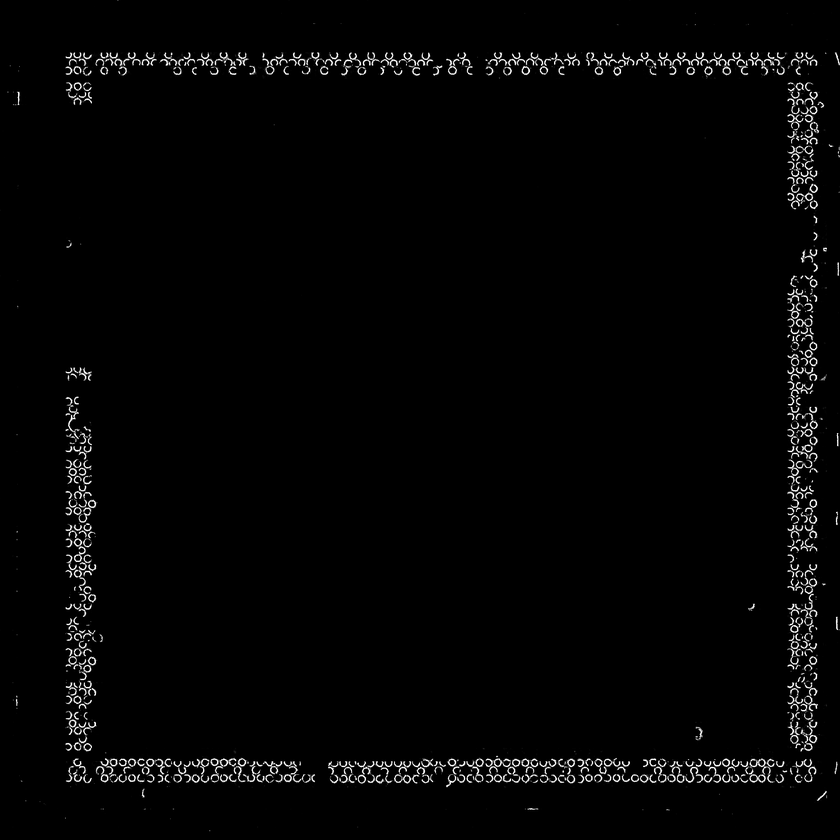
#> input picture pix2pix/test/all_auto_width2_attention_only_pixel_finetune/test.png, 840 x 840 px, shrunk from 2048 x 2048 before the run, given in place of tissue_hires_image.png, which was not available
$ python hough_transform_gpu.py
#> lines starting #> are read from the running program, lines starting #| are printed output that depends on the picture; after the words box and inside, x2 and y2 are one past the last pixel; in counts of white or black regions, pixels touching at a corner belong together; pictures that were not available may be replaced by others from this repository, and a replacement may not be noted
#> further down, image is the input picture: shape (840, 840, 3) float32; min 0, max 1, mean 0.0193
from __future__ import division
import cv2
import numpy as np
import time
from numba import jit
from matplotlib import pyplot as plt
# import utils.icp as icp
from PIL import Image, ImageFilter
from scipy import stats
from PIL import Image
import seaborn as sns


@jit
def fill_acc_array_with_weight(acc_array,edges,height,width,radius_range, weight):
    for i in range(0, len(edges[0])):
        x0 = edges[0][i]
        y0 = edges[1][i]
        w0 = weight[x0,y0]
        for i in range(len(radius_range)):
            x = radius_range[i]
            y = 0
            while (y < x):
                if (x + x0 < height and y + y0 < width):
                    acc_array[x + x0, y + y0, i] += w0;  # Octant 1
                if (y + x0 < height and x + y0 < width):
                    acc_array[y + x0, x + y0, i] += w0;  # Octant 2
                if (-x + x0 < height and y + y0 < width):
                    acc_array[-x + x0, y + y0, i] += w0;  # Octant 4
                if (-y + x0 < height and x + y0 < width):
                    acc_array[-y + x0, x + y0, i] += w0;  # Octant 3
                if (-x + x0 < height and -y + y0 < width):
                    acc_array[-x + x0, -y + y0, i] += w0;  # Octant 5
                if (-y + x0 < height and -x + y0 < width):
                    acc_array[-y + x0, -x + y0, i] += w0;  # Octant 6
                if (x + x0 < height and -y + y0 < width):
                    acc_array[x + x0, -y + y0, i] += w0;  # Octant 8
                if (y + x0 < height and -x + y0 < width):
                    acc_array[y + x0, -x + y0, i] += w0;  # Octant 7
                if np.power(x,2) + np.power(y+1,2) > np.power(radius_range[i],2):
                    x = x-1
                y = y+1

# [21 lines left out: function get_circle_pixels, not called in this run]

# @jit
def maxpooling_in_position(image,position,kernel_size):
    height, width = image.shape
    for i in range(position[0].shape[0]):
        x = position[0][i]
        y = position[1][i]
        lower_bound_x = x-kernel_size if x>kernel_size else 0
        lower_bound_y = y-kernel_size if y>kernel_size else 0

        bound_x = x+kernel_size if x<height-kernel_size else height
        bound_y = y+kernel_size if y<width-kernel_size else width

        temp = image[lower_bound_x:bound_x,lower_bound_y:bound_y]

        circle_temp = np.where(temp == temp.max())
        if len(circle_temp[0]) > 1:
            circle_center = (np.array([circle_temp[0][0]]), np.array([circle_temp[1][0]]))
        else:
            circle_center = circle_temp

        temp2 = np.zeros(temp.shape)
        temp2[circle_center] = temp.max()
        image[lower_bound_x:bound_x, lower_bound_y:bound_y] = temp2

def normalize_array(input):
    min_value = input.min()
#> min_value = 0
    max_value = input.max()
#> max_value = 1
    return (input-min_value)/(max_value-min_value)


# Using OpenCV Canny Edge detector to detect edges
def getBluredImg(original_image):
    blur_image = cv2.GaussianBlur(original_image, (3, 3), 0)
    blur_image = 255 * blur_image
    blur_image = np.uint8(blur_image)
    return blur_image

def getEdgedImg(blur_image,style):
#> called with style = 'canny'
    if style == "canny":
        # tiff: (250, 380), hires:(180,50)
        edged_image = cv2.Canny(blur_image, 180, 50)
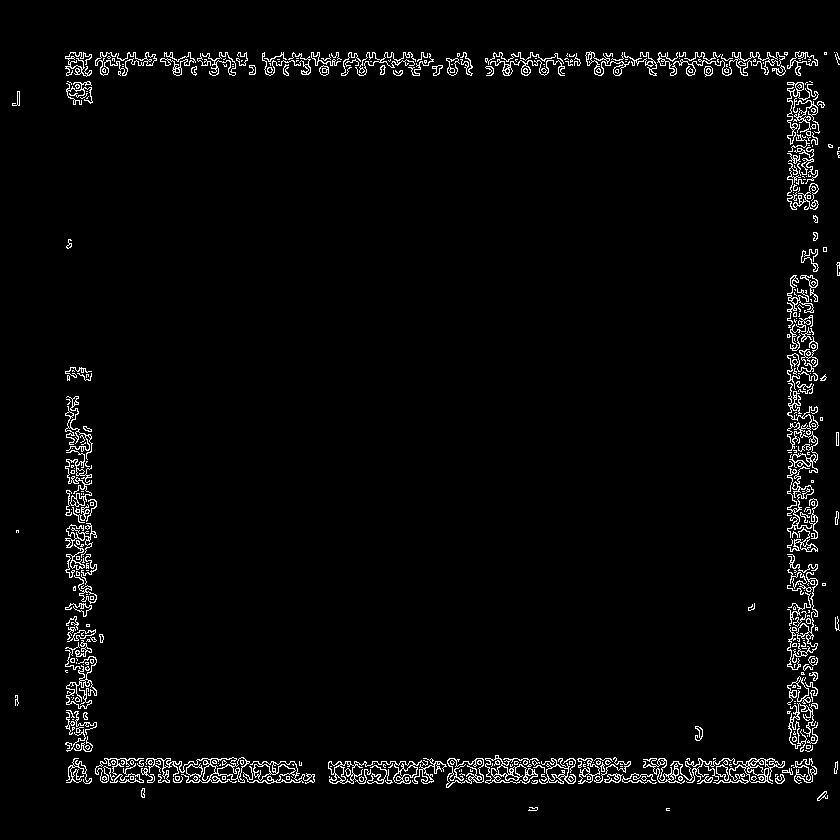
#> edged_image: shape (840, 840); 2.9% white in thin lines or dots, all inside (x1, y1, x2, y2) = (12, 51, 840, 811)
    else:
        assert(style == "Image")
        blur_image = Image.fromarray(blur_image.astype(np.uint8))
        blur_image = blur_image.convert("L")
        edged_image= blur_image.filter(ImageFilter.FIND_EDGES)
    return np.asarray(edged_image)

def run_circle_threhold(original_image,radius,circle_threshold,step=2):
    # Gaussian Blurring of Gray Image
    original_image = normalize_array(original_image)
    blur_image=getBluredImg(original_image)
    edged_image = getEdgedImg(blur_image,"canny")


    edges = np.where(edged_image == 255)
#> edges = 20664 positions, rows 51 to 810, columns 12 to 839
    height, width = edged_image.shape
    radius_range = np.arange(radius-step,radius+step)

    edged_image = normalize_array(edged_image)
    acc_array = np.zeros((height, width, len(radius_range)))
    fill_acc_array_with_weight(acc_array, edges, height, width, radius_range,edged_image)
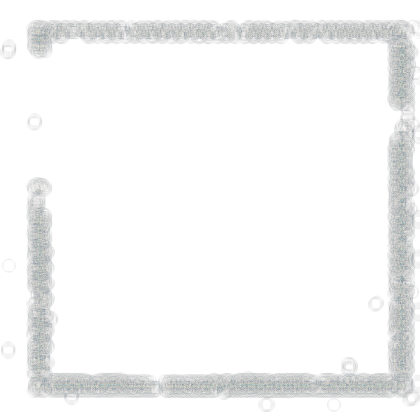
#> acc_array: shape (840, 840, 4) float64 (shown at 1/2 size); mean of channels 0, 1, 2, 3 1.6, 1.9, 1.9, 2.1; transparent parts drawn white

    candidate_centers = acc_array.max(axis=2)
    candidate_radius= acc_array.argmax(axis=2)
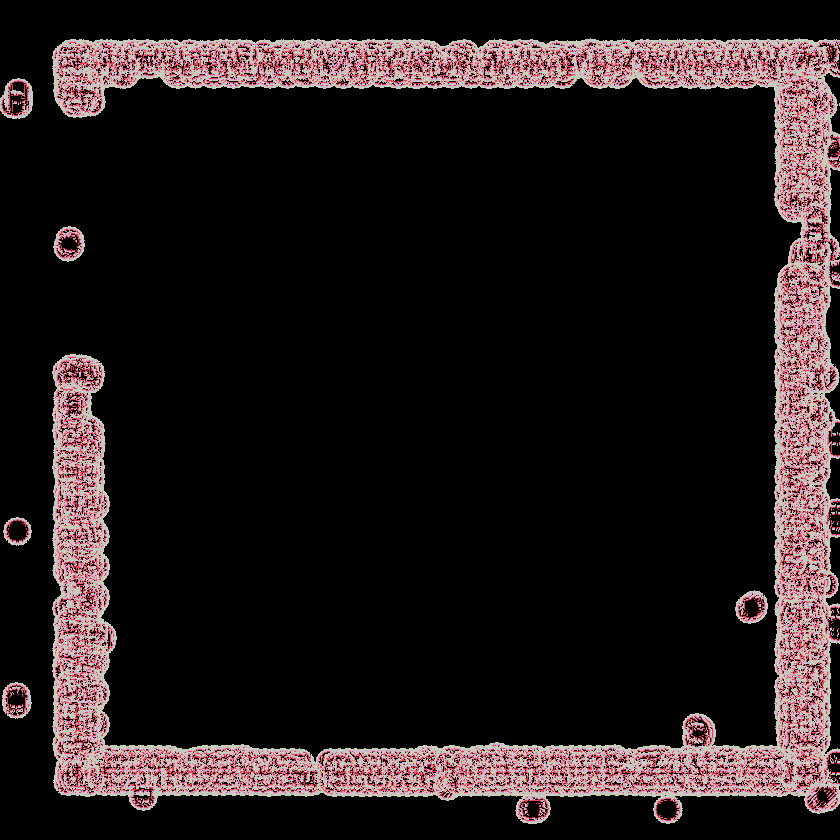
#> candidate_radius: shape (840, 840) int64; 4 distinct labels, from 0 to 3; one colour per label, 0 black


    circle_center = np.where(candidate_centers>circle_threshold)
#> circle_center = 708 positions, rows 64 to 776, columns 74 to 808

    # remove near centers with maxpooling
    maxpooling_in_position(candidate_centers,circle_center,fiducial_radius)
#> the loop in maxpooling_in_position, `for i in range(position[0].shape[0]):` made 708 passes
#> (x, y, lower_bound_x, lower_bound_y, bound_x, bound_y, circle_temp, circle_center) on pass 1: (64, 77, 49, 62, 79, 92, ([23, 29], [16, 17]), ([23], [16]))
#> pass 1, in maxpooling_in_position, `temp = image[lower_bound_x:bound_x,lower_bound_y:bound_y]`:
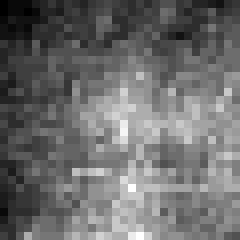
#> temp: shape (30, 30) float64 (shown 8 times larger); min 5, max 33, mean 16.9; drawn with min black and max white
#> after the loop in maxpooling_in_position, `for i in range(position[0].shape[0]):`:
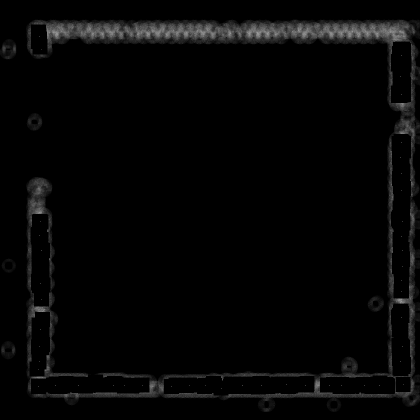
#> image: shape (840, 840) float64 (shown at 1/2 size); min 0, max 43, mean 1; drawn with min black and max white
    circle_center = np.where(candidate_centers > circle_threshold)

    # find corresponding radius for detected circles
    radius_index = candidate_radius[circle_center]
    radius_index = np.asarray(radius_index)
    radius = radius_index.copy()
    for i in range(len(radius_range)):
        radius = np.where(radius_index==i,radius_range[i],radius)
    circle_center = np.array(circle_center).transpose()
    circle_center = np.flip(circle_center,1)
    radius = radius[:,np.newaxis]
    circles = np.concatenate((circle_center,radius),axis=1)

    return circles


# [228 lines left out: functions run_circle_max, find_nearest_points, save_image, get_refined_centers, get_local_tiff, save_mask_to_file, not called in this run]

# ------------------------------------------
#                data loading
# ------------------------------------------
#Read data
# image_tiff = plt.imread('./humanpilot/151507/151507_full_image.tif')
# image = plt.imread('../../data/humanpilot/151507/spatial/tissue_hires_image.png')
# image = plt.imread('/home/huifang/workspace/code/fiducial_remover/pix2pix/test/151507_pix2.png')

# image = plt.imread('../../data/mouse/mouse_hires/posterior_v1.png')
image = plt.imread('/home/huifang/workspace/data/fiducial_eval/eval/spatial28/tissue_hires_image.png')
# outputfile = "./alignment/anterior_v2.png"
# fiducials = plt.imread('./data/fiducials.jpeg')
DEBUG = False
#humanpilot shrink_scale = 0.87
SHRINK=0.87

# ------------------------------------------
#                circle detection
# ------------------------------------------
tiff_radius=55
he_radius = 12
fiducial_radius = 15
circles = run_circle_threhold(image,radius=he_radius,circle_threshold=30)
# circles_f = run_circle_threhold(fiducials,radius=fiducial_radius,circle_threshold=50)
if not DEBUG:
    output = image.copy()
    for i in range(circles.shape[0]):
        cv2.circle(output, (circles[i,0], circles[i,1]), circles[i,2], (0, 255, 0), 2)
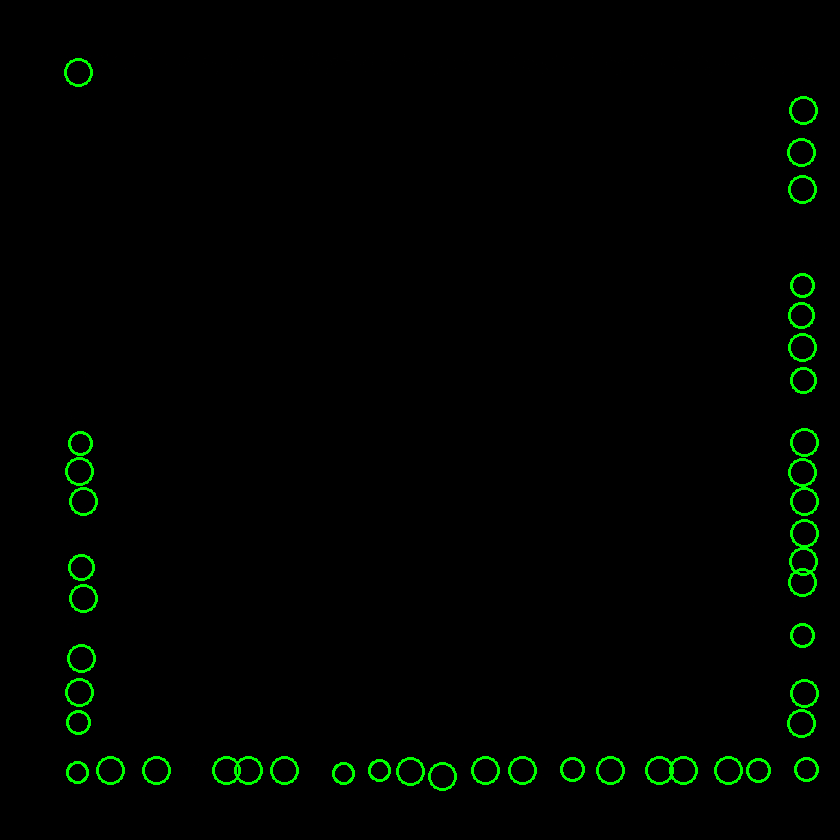
#> output: shape (840, 840, 3) float32; 1.39% of pixels changed, all inside (x1, y1, x2, y2) = (64, 58, 819, 791)
    f, axarr = plt.subplots(2,3)
    plt.setp(axarr, xticks=[], yticks=[])
    axarr[0,0].imshow(image)
    axarr[0,1].imshow(output)
    axarr[0,2].imshow(image)
    axarr[0,2].scatter(circles[:,0],circles[:,1],marker='.',color="red",s=1)

    # output_f = fiducials.copy()
    # for i in range(circles_f.shape[0]):
    #     cv2.circle(output_f, (circles_f[i, 0], circles_f[i, 1]), circles_f[i, 2], (0, 255, 0), 2)
    # axarr[1,0].imshow(fiducials)
    # axarr[1,1].imshow(output_f)
    # axarr[1,2].imshow(fiducials)
    # axarr[1,2].scatter(circles_f[:,0],circles_f[:,1],marker='.',color="red",s=1)
    plt.show()
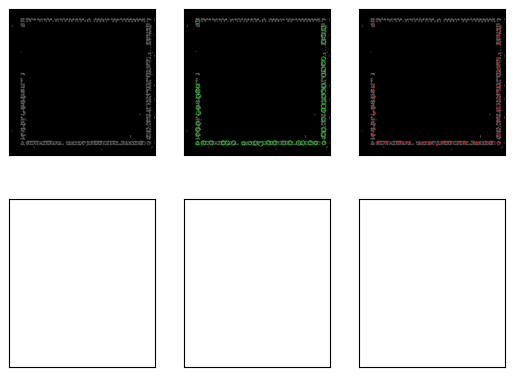
#> figure drawn by matplotlib, 3 panels
# -------------------------------------------------------
#          find alignment to fiducial based on ICP
# -------------------------------------------------------
#
# transposed_fiducial = get_transposed_fiducials(circles,circles_f,shrink_scale =SHRINK,iter=50)
#
# mask = np.ones(image.shape[0:2])
# save_mask_to_file(mask,transposed_fiducial,'151507_mask_template.png')
# print("done")
# test = input()
# indices, distance = find_nearest_points(circles[:,:2],transposed_fiducial[:,:2])
#
#
# if not DEBUG:
#     f2, axarr2 = plt.subplots(1,3)
#     plt.setp(axarr2, xticks=[], yticks=[])
#     axarr2[0].scatter(circles[:, 0], circles[:, 1])
#     axarr2[0].axis('equal')
#     axarr2[1].scatter(circles[:, 0], circles[:, 1])
#     axarr2[1].scatter(transposed_fiducial[:, 0], transposed_fiducial[:, 1])
#     axarr2[1].axis('equal')
#     output_fiducial = image.copy()
#     for i in range(transposed_fiducial.shape[0]):
#         cv2.circle(output_fiducial, (transposed_fiducial[i, 0], transposed_fiducial[i, 1]), fiducial_radius, (0, 255, 0), 2)
#     axarr2[2].imshow(output)
#     plt.show()
#
# # -------------------------------------------------------
# #         find new circle centers based on alignment
# # -------------------------------------------------------
# new_center, aligned_center,refined_center, missed_fiducial = \
#     get_refined_centers(circles,transposed_fiducial,distance,indices,distance_threshold=he_radius)
#
#
#
# if DEBUG:
#     aligned_output = image.copy()
#     aligned_output_refine = image.copy()
#     for i in range(aligned_center.shape[0]):
#         cv2.circle(aligned_output, (aligned_center[i, 0], aligned_center[i, 1]), aligned_center[i, 2], (0, 250, 0),2)
#     for i in range( missed_fiducial.shape[0]):
#         cv2.circle(aligned_output, (missed_fiducial[i, 0],  missed_fiducial[i, 1]),  missed_fiducial[i, 2],(255, 0, 0), 2)
#     for i in range(refined_center.shape[0]):
#         cv2.circle(aligned_output, (refined_center[i, 0], refined_center[i, 1]), refined_center[i, 2], (0, 0, 255), 2)
#     for i in range(new_center.shape[0]):
#         cv2.circle(aligned_output_refine, (new_center[i,0], new_center[i,1]), new_center[i,2], (0,250,0), 2)
#     # f = plt.figure(figsize=(30,30))
#     # plt.imshow(aligned_output_refine)
#     # plt.savefig(output)
#     # print("done")
#     f3, axarr3 = plt.subplots(1,2)
#     plt.setp(axarr3, xticks=[], yticks=[])
#     axarr3[0].imshow(aligned_output)
#     axarr3[1].imshow(aligned_output_refine)
#     plt.show()


# mask = np.ones(image.shape)
# for i in range(new_center.shape[0]):
#     cv2.circle(mask, (new_center[i, 0], new_center[i, 1]), new_center[i, 2], (0, 0, 0), 3)
# # mask = Image.fromarray(mask.astype(np.uint8))
# # mask = mask.convert('RGB')
# # mask.save('151509_mask_full.jpeg')
# # print('done')
#
# circle_pixels = np.where(mask[:,:,0] == 0)
# circle_pixels_x = circle_pixels[0]
# circle_pixels_y = circle_pixels[1]
#
# img_final = image.copy()
# for i in range(5):
#     for x,y in zip(circle_pixels_x,circle_pixels_y):
#         crop_size = he_radius
#         crop_image = image[x-crop_size:x+crop_size,y-crop_size:y+crop_size,:]
#         mean_r = np.mean(crop_image[:,:,0])
#         mean_g = np.mean(crop_image[:, :, 1])
#         mean_b = np.mean(crop_image[:, :, 2])
#         img_final[x,y,:] = [mean_r,mean_g,mean_b]
#
# if DEBUG:
#     f4,axarr4 = plt.subplots(1,2)
#     axarr4[0].imshow(mask)
#     axarr4[1].imshow(img_final)
# plt.show()

$ run again, on pix2pix/test/initial/test.png
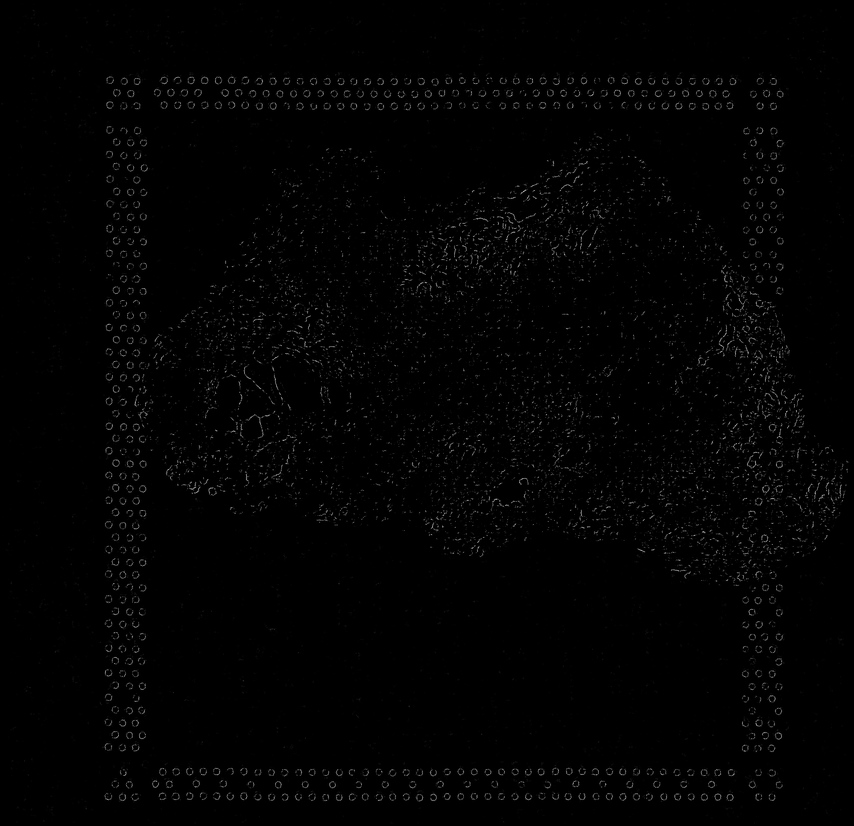
#> input picture pix2pix/test/initial/test.png, 854 x 826 px, shrunk from 2000 x 1936 before the run, given in place of tissue_hires_image.png, which was not available
#> image is the input picture: shape (826, 854, 3) float32; min 0, max 0.675, mean 0.00997
#> min_value = 0
#> max_value = 0.675
#> edged_image: shape (826, 854); 5.4% white in thin lines or dots, all inside (x1, y1, x2, y2) = (104, 72, 849, 802)
#> edges = 38383 positions, rows 72 to 801, columns 104 to 848
#> in run_circle_threhold, `circle_center = np.where(candidate_centers>circle_threshold)`: circle_center = 64 positions, rows 94 to 785, columns 126 to 829
#> the loop in maxpooling_in_position, `for i in range(position[0].shape[0]):` made 64 passes
#> (x, y, lower_bound_x, lower_bound_y, bound_x, bound_y, circle_temp, circle_center) on passes 15, 53, 55: (304, 733, 289, 718, 319, 748, ([15, 17], [15, 25]), ([15], [15])), (398, 776, 383, 761, 413, 791, ([15, 24], [15, 7]), ([15], [15])), (464, 768, 449, 753, 479, 783, ([15, 16], [15, 13]), ([15], [15]))
#> after the loop in maxpooling_in_position, `for i in range(position[0].shape[0]):`:
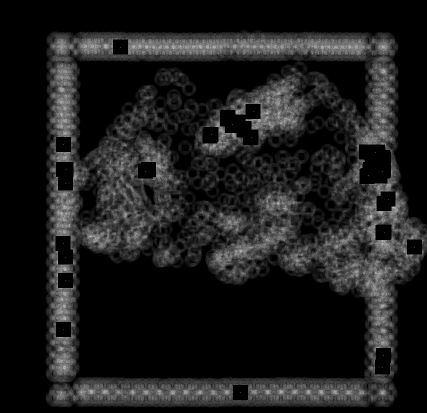
#> image: shape (826, 854) float64 (shown at 1/2 size); min 0, max 37, mean 4.3; drawn with min black and max white
#> in run_circle_threhold, `circle_center = np.where(candidate_centers > circle_threshold)`: circle_center = 22 positions, rows 94 to 785, columns 126 to 829
#> radius_index = 22 values, max 3 at index 0, min 1 at index 12, mean 2.91
#> in run_circle_threhold, `radius = radius_index.copy()`: radius has the same summary as radius_index
#> after the loop in run_circle_threhold, `for i in range(len(radius_range)):`: radius = 22 values, max 13 at index 0, min 11 at index 12, mean 12.91
#> in run_circle_threhold, `circle_center = np.array(circle_center).transpose()`: circle_center = 22 rows, first 8: [94, 241], [223, 506], [248, 465], [269, 422], [274, 502], [289, 127], [304, 751], [339, 132]
#> in run_circle_threhold, `circle_center = np.flip(circle_center,1)`: circle_center = 22 rows, first 8: [241, 94], [506, 223], [465, 248], [422, 269], [502, 274], [127, 289], [751, 304], [132, 339]
#> in run_circle_threhold, `circles = np.concatenate((circle_center,radius),axis=1)`: circles = 22 rows, first 8: [241, 94, 13], [506, 223, 13], [465, 248, 13], [422, 269, 13], [502, 274, 13], [127, 289, 13], [751, 304, 13], [132, 339, 13]
#> `plt.show()`:
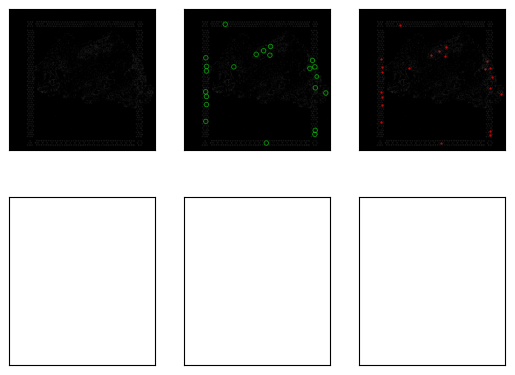
#> figure drawn by matplotlib, 3 panels
